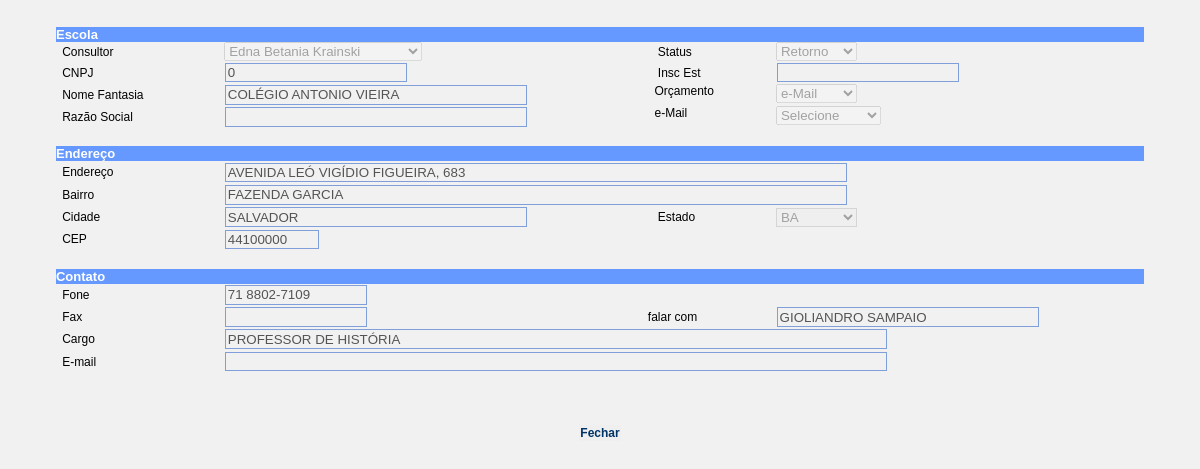
Page /ficha_escola.php?cod=527 (signed in) on the earlier database version.
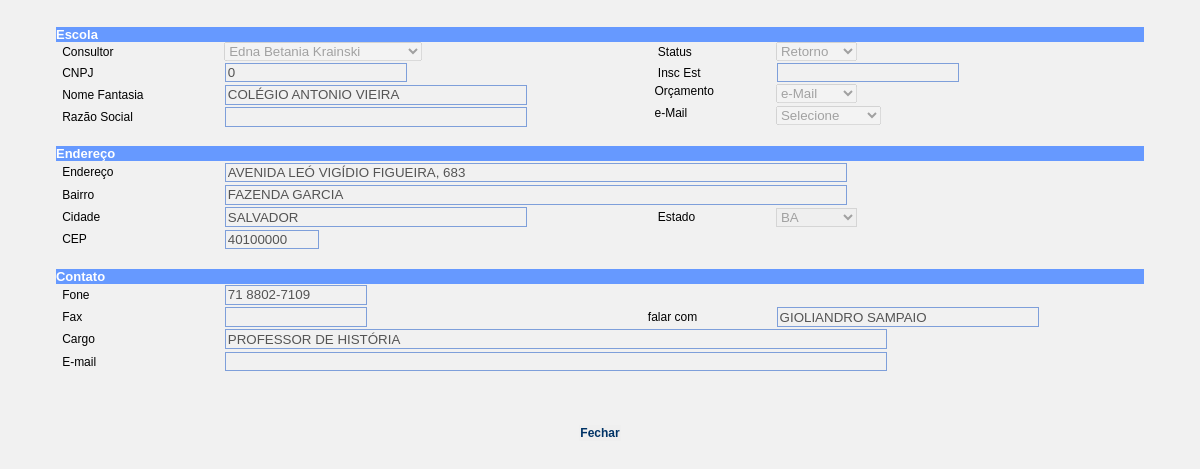
Same page on the later database version.
### tables this page shows
CREATE TABLE `escola` (
  `idesc` int(10) unsigned NOT NULL auto_increment,
  `idpes` int(10) unsigned NOT NULL,
  `data_cadastro` date default NULL,
  `cnpj` decimal(14,0) default NULL,
  `insc_est` varchar(14) default NULL,
  `nome_fantasia` varchar(80) default NULL,
  `razao_social` varchar(80) default NULL,
  `endereco` varchar(80) default NULL,
  `bairro` varchar(40) default NULL,
  `cep` char(8) default NULL,
  `cidade` varchar(40) default NULL,
  `uf` char(2) default NULL,
  `fone` varchar(20) default NULL,
  `fax` varchar(20) default NULL,
  `falar_com` varchar(40) default NULL,
  `cargo` varchar(40) default NULL,
  `email` varchar(80) default NULL,
  `ensino_inf` char(1) default NULL,
  `ensino_inf_nr` int(10) unsigned default NULL,
  `ensino_fun1` char(1) default NULL,
  `ensino_fun1_nr` int(10) unsigned default NULL,
  `ensino_fun2` char(1) default NULL,
  `ensino_fun2_nr` int(10) unsigned default NULL,
  `ensino_med` char(1) default NULL,
  `ensino_med_nr` int(10) unsigned default NULL,
  `ensino_total` int(10) unsigned default NULL,
  `sistema` char(1) default NULL,
  `jogos` char(1) default NULL,
  `apm_representante` varchar(40) default NULL,
  `apm_telefone` varchar(20) default NULL,
  `acessa_internet` char(1) default NULL,
  `acessa_ineternet_out` varchar(40) default NULL,
  `env_pais` char(1) default NULL,
  `env_pais_outros` varchar(40) default NULL,
  `transporte` char(1) default NULL,
  `tranporte_outros` varchar(40) default NULL,
  `orcamento` char(1) NOT NULL default '',
  `email_tipo` char(1) NOT NULL default '',
  `status` char(1) NOT NULL default '',
  PRIMARY KEY  (`idesc`),
  KEY `idx_idpes` (`idpes`)
);

CREATE TABLE `pessoa` (
  `idpes` int(10) unsigned NOT NULL auto_increment,
  `nome` varchar(80) default NULL,
  PRIMARY KEY  (`idpes`)
);

### includes/populaCombo.inc.php (called while the page is built, shortened)
<?php
function populaCombo($tabela, $campo1, $campo2, $condicao, $ordem){
	$host="localhost";
	$username="educacional";
	$password="#educa";
	$database="educacional";
	$_res = array();
	$i = 0;
	$SQL = "SELECT " . $campo1 . "," . $campo2 . " FROM " . $tabela;
	if($ordem != ""){
		$SQL .= " ORDER BY " . $ordem;
	}
	$result=mysql_query($SQL);
	while($l = mysql_fetch_array($result)) {
		$_res[$i] = array();
		foreach($l as $campo => $valor) $_res[$i][strtolower($campo)] = $valor;
		$i++;
	}
	return $_res;
}
?>

### ficha_escola.php (the view, shortened to what this page needs)
<?
	require_once("includes/populaCombo.inc.php");
	$SQL = "SELECT * FROM escola WHERE idesc = " . $_GET["cod"];
	$result = mysql_query($SQL);
	$dados = mysql_fetch_array($result);
?>
<html>
<head>
<link href="css/tecnodata.css" rel="stylesheet" type="text/css">
<link href="tmt_validator/style.css" rel="stylesheet" type="text/css">
</head>
<body bgcolor="#FFFFFF" >
<form method="post" name="frmCad" id="frmCad" action="<? echo $_SERVER["PHP_SELF"]; ?>" >
			<center>
				<table border="0" width="95%" cellspacing="0" cellpadding="0">
					<tr>
						<td colspan="5" class="tdfun"><table width="100%" border="0" cellspacing="0" cellpadding="0">
								<tr>
									<td bgcolor="#6699FF"><font color="#FFFFFF" size="2" face="arial"><b><span class="titulo">Escola
                </span></b></font></td>
								</tr>
					</table>					</tr>
					<tr>
      <td width="4" valign="top">&nbsp;</td>
      <td width="117" id="cbConsultor"><span class="style10 style11">Consultor</span></td>
      <td valign="top">
		<? $arrayUsuario = populaCombo("pessoa","idpes","nome","","nome"); ?>
		<select name="cbConsultor" disabled="disabled"/>
		<?
		for ($i = 0; $i < count($arrayUsuario); ++$i) {
		?>
		<option value="<? echo $arrayUsuario[$i][0]; ?>" <? if ($dados["idpes"]==$arrayUsuario[$i][0]){ echo "selected"; } ?>><? echo $arrayUsuario[$i][1]; ?></option>
		<?
		}
		?>
		</select>	  </td>
      <td class="style7 style11 style10">&nbsp;&nbsp;&nbsp;Status</td>
      <td valign="top">
	  <select name="cbStatus" id="cbStatus" disabled="disabled">
	      <option value="R" <? if ($dados["status"]=="R"){ echo "selected"; } ?>>Retorno</option>
      </select>      </td>
				  </tr>
<tr>
						<td>&nbsp;</td>
						<td id="txtCNPJ"><span class="style10 style11">CNPJ</span></td>
						<td><input name="txtCNPJ" type="text" id="txtCNPJ" value="<? echo $dados["cnpj"];?>" disabled="disabled"></td>
						<td width="92" class="style7"><span class="texto style4 style1 style11 style10">&nbsp;&nbsp;&nbsp;Insc Est </span></td>
						<td width="165" align="left"><input name="txtInsEST" disabled="disabled" type="text" id="txtInsEST" value="<? echo $dados["insc_est"];?>"></td>
</tr>
    <tr>
      <td valign="top">&nbsp;</td>
      <td id="txtNomfanta"><span class="style10 style11">Nome Fantasia </span></td>
      <td valign="top"><input name="txtNomfanta" type="text" class="required" id="txtNomfanta" size="35" disabled="disabled" value="<? echo $dados["nome_fantasia"];?>"/></td>
      <td valign="top"><span class="style12">&nbsp; Orçamento</span></td>
      <td valign="top">
	  <select name="cbOrcamento" id="cbOrcamento" disabled="disabled">
	      <option value="M" <? if ($dados["orcamento"]=="M"){ echo "selected"; } ?>>e-Mail</option>
      </select>	  </td>
    </tr>
    <tr>
      <td valign="top">&nbsp;</td>
      <td><span class="style7 style10 style11" >Raz&atilde;o Social </span></td>
      <td valign="top"><input name="txtRazSoc" disabled="disabled" type="text" id="txtRazSoc" value="<? echo $dados["razao_social"];?>" size="35"></td>
      <td valign="top"><span class="style12">&nbsp; e-Mail</span></td>
      <td valign="top">
	  <select name="cbEmail" id="cbEmail" disabled="disabled">
          <option value="">Selecione</option>
      </select>	  </td>
    </tr>
					<tr>
						<td valign="top" colspan="5">&nbsp;</td>
					</tr>
					<tr>
						<td colspan="5" bgcolor="#6699FF" class="tdfun"><font color="#FFFFFF" size="2" face="arial"><b>Endere&ccedil;o</b></font></td>
					</tr>
					<tr>
						<td>&nbsp;</td>
						<td id="txtEnd"><span class="style12">Endereço</span></td>
						<td colspan="3"><input name="txtEnd" type="text" class="required" id="txtEnd" value="<? echo $dados["endereco"];?>" size="75" disabled="disabled"/></td>
					</tr>
					<tr>
						<td>&nbsp;</td>
						<td id="txtBairro"><span class="style12">Bairro</span></td>
						<td colspan="3"><input name="txtBairro" type="text" class="required" id="txtBairro" value="<? echo $dados["bairro"];?>" size="75" disabled="disabled" /></td>
					</tr>
					<tr>
						<td>&nbsp;</td>
						<td id="txtCidade"><span class="style12">Cidade</span></td>
						<td><input name="txtCidade" disabled="disabled" type="text" class="required" id="txtCidade" value="<? echo $dados["cidade"];?>" size="35" /></td>
						<td id="cbUF"><span class="style12">&nbsp;&nbsp;&nbsp;Estado</span></td>
						<td align="left">
						<select name="cbUF" size="1" class="required" id="cbUF" disabled="disabled">
							<option value="BA"<? if ($dados["uf"]=="BA"){ echo "selected"; } ?>>BA</option>
						</select>							</td>
					</tr>
					<tr>
						<td>&nbsp;</td>
						<td id="txtCEP"><span class="style12">CEP</span></td>
					    <td width="223"><input name="txtCEP" class="required" id="txtCEP" value="<? echo $dados["cep"];?>" size="9"  disabled="disabled" />
					        <font size="1" face="Verdana, Arial, Helvetica, sans-serif"></font></td>
						<td><span class="texto style4 style1 style10 style11">&nbsp;&nbsp;&nbsp;</span></td>
				    <td align="left">					</tr>
					<tr>
						<td colspan="5">&nbsp;</td>
					</tr>
<tr>
						<td colspan="5" bgcolor="#6699FF" class="tdfun">
							<font color="#FFFFFF" size="2" face="arial"><b>Contato</b></font></td>
				  </tr>
					<tr>
						<td>&nbsp;</td>
						<td id="txtFone"><span class="style12">Fone</span></td>
						<td><input name="txtFone" class="required" id="txtFone" value="<? echo $dados["fone"];?>" size="15"  disabled="disabled" />						</td>
					</tr>
					<tr>
						<td>&nbsp;</td>
						<td><span class="style7 style10 style11" >Fax</span></td>
						<td colspan="1"><input name="txtFAX" disabled="disabled" type="text" id="txtFAX" value="<? echo $dados["fax"];?>" size="15" maxlength="19"></td>
						<td id="txtFalarCom"><span class="style12">falar com</span></td>
					  <td><input name="txtFalarCom" type="text" class="required" id="txtFalarCom" value="<? echo $dados["falar_com"];?>" size="30" maxlength="50" disabled="disabled" /></td>
					</tr>
					<tr>
						<td>&nbsp;</td>
						<td><span class="style4 style1 style10 style11">Cargo</span></td>
						<td colspan="3"><input name="txtCargo" type="text" id="txtCargo" disabled="disabled" value="<? echo $dados["cargo"];?>" size="80"></td>
					</tr>
					<tr>
						<td>&nbsp;</td>
						<td><span class="style7 style10 style11" >E-mail</span></td>
					  <td colspan="3"><input name="txtEmail" type="text" id="txtEmail" value="<? echo $dados["email"];?>" size="80" disabled="disabled"  /></td>
					</tr>
					<tr>
						<td>&nbsp;</td>
						<td>&nbsp;</td>
        <td colspan="3">&nbsp;</td>
					</tr>
					<tr>
						<td colspan="5">&nbsp;</td>
					</tr>
				</table>
				<br>
				<input name="btGravar" type="button" onClick="javascript:window.close();" class="label_botao" id="btGravar" value="Fechar">
	</center>
		</form>
</body>
</html>

### css/tecnodata.css (style rules this page uses)
.label_botao { font-family: Verdana, Arial, Helvetica, sans-serif; font-size: 12px; font-style: normal; font-weight: bold; font-variant: normal; color: #003366; border-top-style: none; border-right-style: none; border-bottom-style: none; border-left-style: none; }

### tmt_validator/style.css (style rules this page uses)
div.docBlock, h1, h3, fieldset, input, textarea { border: 0.1em; border-color: #7E9FDA; border-style: solid; padding: 0.1em; }
html, body { background-color: #F1F1F1; font-family: Verdana, Geneva, Arial, Helvetica, sans-serif; font-size: 0.9em; margin: 1em; }
input { margin: 0.1em; }
.required { background-image: url(images/required.gif); background-position: right; background-repeat: no-repeat; }

### ficha_escola.php (style rules this page uses)
.style11 { font-size: 12px }
.style12 { font-family: Verdana, Arial, Helvetica, sans-serif; font-size: 12px; }

Differences in the rows shown:
changed escola "Retorno": txtCEP "44100000" → "40100000"
